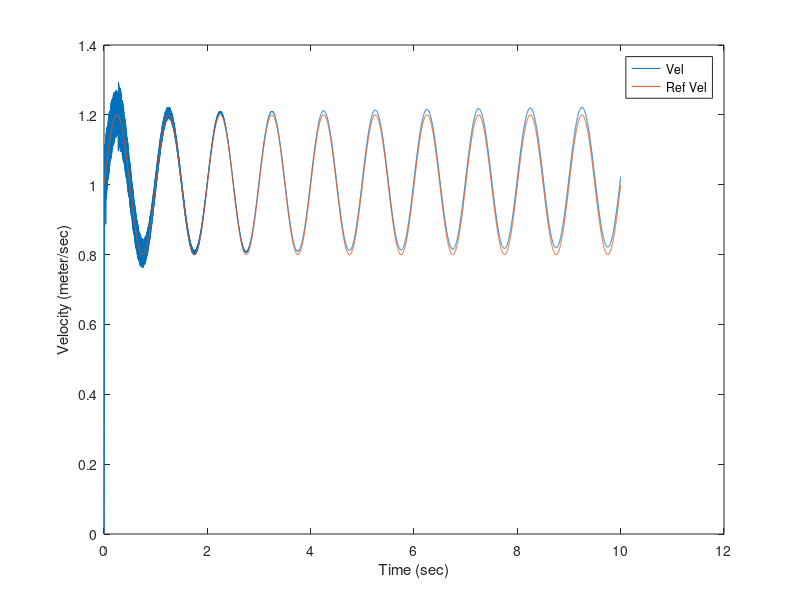
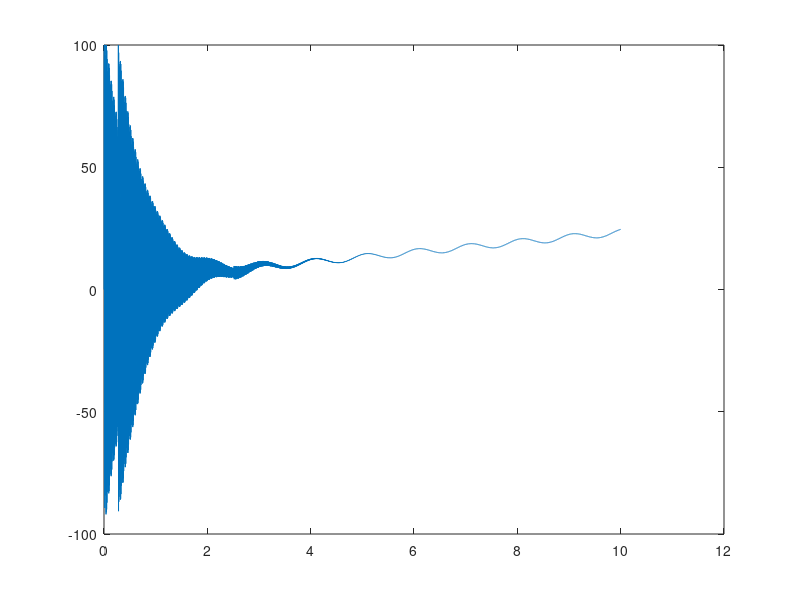

MATLAB code to generate these figures, in order:
%%%%%%%%%%%%%%%%%%%%%%%%%%%%%%%%%%%%%%%%%%%%%%%%%%%%%%%%%%%%%%%%%%%%%%%%%%%
%%%%%%%%%%%%%%%%%%%%%%%%%%%%%%%%%%%%%%%%%%%%%%%%%%%%%%%%%%%%%%%%%%%%%%%%%%%
%% reading data in matlab

clear all;
close all;
clc;

fileID = fopen('ver1MCK.txt','r');
formatSpec = '%f %f %f %f %f';
sizeA = [5 Inf];
systemResult = fscanf(fileID,formatSpec,sizeA);
systemResult = systemResult';

fclose(fileID);

%% new creation

x = systemResult(:,1);
x2 = systemResult(:,2);
xRef = systemResult(:,3);
u = systemResult(:,4);
t = systemResult(:,5);

figure
plot(t,x2)
hold on
plot(t,xRef)
legend("Vel","Ref Vel")
xlabel("Time (sec)")
ylabel("Velocity (meter/sec)")

figure
plot(t,u)
